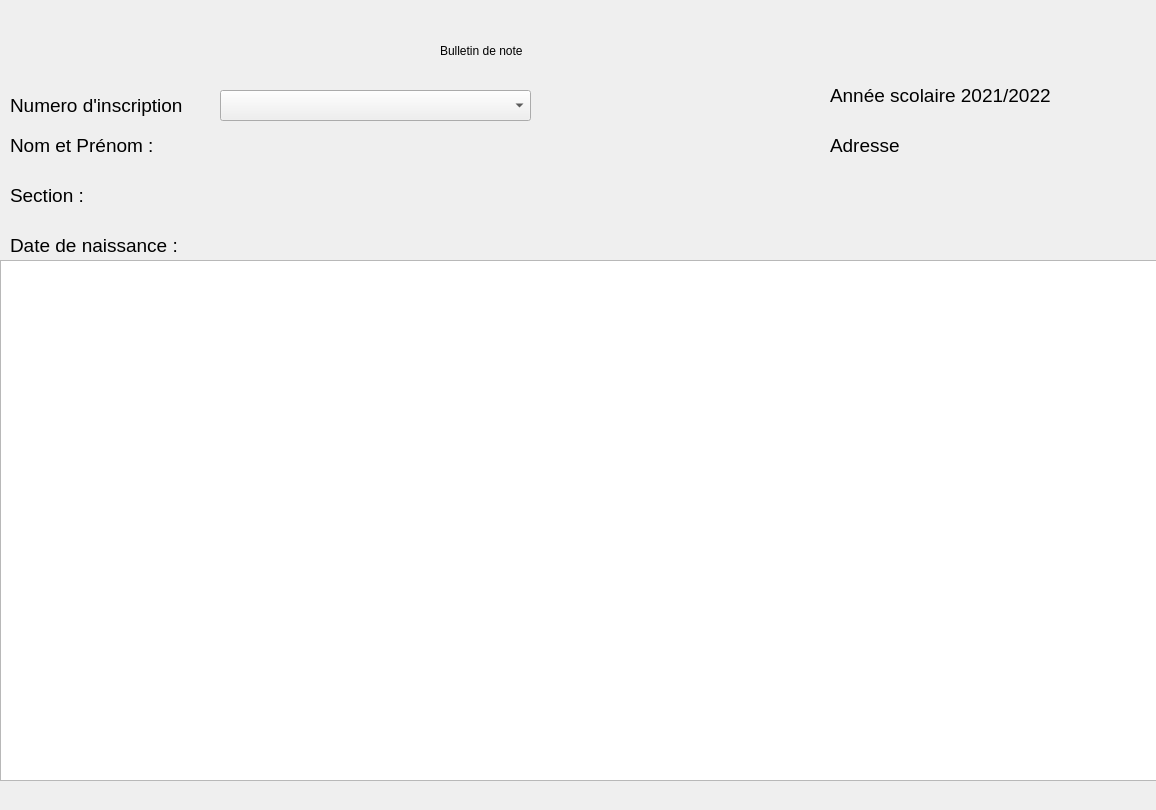
<?xml version="1.0" encoding="UTF-8"?>
<ui version="4.0">
 <class>Dialog</class>
 <widget class="QDialog" name="Dialog">
  <property name="geometry">
   <rect>
    <x>0</x>
    <y>0</y>
    <width>1156</width>
    <height>810</height>
   </rect>
  </property>
  <property name="windowTitle">
   <string>Dialog</string>
  </property>
  <property name="styleSheet">
   <string notr="true">font: 75 12pt &quot;Arial&quot;;</string>
  </property>
  <widget class="QLabel" name="label_10">
   <property name="geometry">
    <rect>
     <x>440</x>
     <y>30</y>
     <width>211</width>
     <height>41</height>
    </rect>
   </property>
   <property name="layoutDirection">
    <enum>Qt::LeftToRight</enum>
   </property>
   <property name="styleSheet">
    <string notr="true">font: 75 22pt &quot;MS Shell Dlg 2&quot;;</string>
   </property>
   <property name="text">
    <string>Bulletin de note</string>
   </property>
  </widget>
  <widget class="QLabel" name="label">
   <property name="geometry">
    <rect>
     <x>830</x>
     <y>80</y>
     <width>221</width>
     <height>31</height>
    </rect>
   </property>
   <property name="font">
    <font>
     <family>MS Shell Dlg 2</family>
     <pointsize>14</pointsize>
     <weight>50</weight>
     <italic>false</italic>
     <bold>false</bold>
    </font>
   </property>
   <property name="styleSheet">
    <string notr="true">font: 14pt &quot;MS Shell Dlg 2&quot;;</string>
   </property>
   <property name="text">
    <string>Année scolaire 2021/2022</string>
   </property>
  </widget>
  <widget class="QLabel" name="label_2">
   <property name="geometry">
    <rect>
     <x>830</x>
     <y>130</y>
     <width>71</width>
     <height>31</height>
    </rect>
   </property>
   <property name="font">
    <font>
     <family>MS Shell Dlg 2</family>
     <pointsize>14</pointsize>
     <weight>50</weight>
     <italic>false</italic>
     <bold>false</bold>
    </font>
   </property>
   <property name="styleSheet">
    <string notr="true">font: 14pt &quot;MS Shell Dlg 2&quot;;</string>
   </property>
   <property name="text">
    <string>Adresse:</string>
   </property>
  </widget>
  <widget class="QLabel" name="labelAdresse">
   <property name="geometry">
    <rect>
     <x>910</x>
     <y>130</y>
     <width>191</width>
     <height>31</height>
    </rect>
   </property>
   <property name="text">
    <string/>
   </property>
  </widget>
  <widget class="QLabel" name="labelNomPrenom">
   <property name="geometry">
    <rect>
     <x>170</x>
     <y>130</y>
     <width>191</width>
     <height>31</height>
    </rect>
   </property>
   <property name="text">
    <string/>
   </property>
  </widget>
  <widget class="QLabel" name="label_3">
   <property name="geometry">
    <rect>
     <x>10</x>
     <y>130</y>
     <width>151</width>
     <height>31</height>
    </rect>
   </property>
   <property name="font">
    <font>
     <family>MS Shell Dlg 2</family>
     <pointsize>14</pointsize>
     <weight>50</weight>
     <italic>false</italic>
     <bold>false</bold>
    </font>
   </property>
   <property name="styleSheet">
    <string notr="true">font: 14pt &quot;MS Shell Dlg 2&quot;;</string>
   </property>
   <property name="text">
    <string>Nom et Prénom :</string>
   </property>
  </widget>
  <widget class="QLabel" name="labelNomSection">
   <property name="geometry">
    <rect>
     <x>100</x>
     <y>180</y>
     <width>271</width>
     <height>31</height>
    </rect>
   </property>
   <property name="text">
    <string/>
   </property>
  </widget>
  <widget class="QLabel" name="label_4">
   <property name="geometry">
    <rect>
     <x>10</x>
     <y>180</y>
     <width>81</width>
     <height>31</height>
    </rect>
   </property>
   <property name="font">
    <font>
     <family>MS Shell Dlg 2</family>
     <pointsize>14</pointsize>
     <weight>50</weight>
     <italic>false</italic>
     <bold>false</bold>
    </font>
   </property>
   <property name="styleSheet">
    <string notr="true">font: 14pt &quot;MS Shell Dlg 2&quot;;</string>
   </property>
   <property name="text">
    <string>Section :</string>
   </property>
  </widget>
  <widget class="QLabel" name="label_5">
   <property name="geometry">
    <rect>
     <x>10</x>
     <y>230</y>
     <width>171</width>
     <height>31</height>
    </rect>
   </property>
   <property name="font">
    <font>
     <family>MS Shell Dlg 2</family>
     <pointsize>14</pointsize>
     <weight>50</weight>
     <italic>false</italic>
     <bold>false</bold>
    </font>
   </property>
   <property name="styleSheet">
    <string notr="true">font: 14pt &quot;MS Shell Dlg 2&quot;;</string>
   </property>
   <property name="text">
    <string>Date de naissance :</string>
   </property>
  </widget>
  <widget class="QLabel" name="labelNomDateN">
   <property name="geometry">
    <rect>
     <x>190</x>
     <y>230</y>
     <width>191</width>
     <height>31</height>
    </rect>
   </property>
   <property name="text">
    <string/>
   </property>
  </widget>
  <widget class="QLabel" name="label_6">
   <property name="geometry">
    <rect>
     <x>10</x>
     <y>90</y>
     <width>181</width>
     <height>31</height>
    </rect>
   </property>
   <property name="font">
    <font>
     <family>MS Shell Dlg 2</family>
     <pointsize>14</pointsize>
     <weight>50</weight>
     <italic>false</italic>
     <bold>false</bold>
    </font>
   </property>
   <property name="styleSheet">
    <string notr="true">font: 14pt &quot;MS Shell Dlg 2&quot;;</string>
   </property>
   <property name="text">
    <string>Numero d'inscription</string>
   </property>
  </widget>
  <widget class="QComboBox" name="comboBoxEtudiant">
   <property name="geometry">
    <rect>
     <x>220</x>
     <y>90</y>
     <width>311</width>
     <height>31</height>
    </rect>
   </property>
  </widget>
  <widget class="QTableView" name="tableView">
   <property name="geometry">
    <rect>
     <x>0</x>
     <y>260</y>
     <width>1161</width>
     <height>521</height>
    </rect>
   </property>
  </widget>
  <widget class="QLabel" name="label_7">
   <property name="geometry">
    <rect>
     <x>0</x>
     <y>0</y>
     <width>1271</width>
     <height>841</height>
    </rect>
   </property>
   <property name="text">
    <string/>
   </property>
   <property name="pixmap">
    <pixmap resource="../PY/Backgrounds.qrc">:/Back/Background.jpg</pixmap>
   </property>
   <property name="scaledContents">
    <bool>true</bool>
   </property>
  </widget>
  <zorder>label_7</zorder>
  <zorder>label_10</zorder>
  <zorder>label</zorder>
  <zorder>label_2</zorder>
  <zorder>labelAdresse</zorder>
  <zorder>labelNomPrenom</zorder>
  <zorder>label_3</zorder>
  <zorder>labelNomSection</zorder>
  <zorder>label_4</zorder>
  <zorder>label_5</zorder>
  <zorder>labelNomDateN</zorder>
  <zorder>label_6</zorder>
  <zorder>comboBoxEtudiant</zorder>
  <zorder>tableView</zorder>
 </widget>
 <resources>
  <include location="../PY/Backgrounds.qrc"/>
 </resources>
 <connections/>
</ui>
